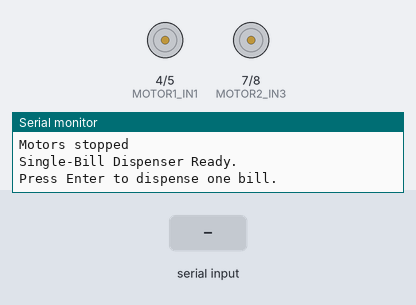
This sketch was run on a simulated Arduino Uno, built with avr-gcc and run on an emulated ATmega328P. On the bench: motor-driver pin pairs drawn as motors (green arrow = first pin HIGH = forward, orange = second pin HIGH = backward, longer = more drive, scaled by the enable pin), the last lines printed to the serial monitor. Inputs (shaded band) come from the test bench.

Above: at 1.2 s.
1.3 s: "1\n" received over Serial
At 1.52 s:
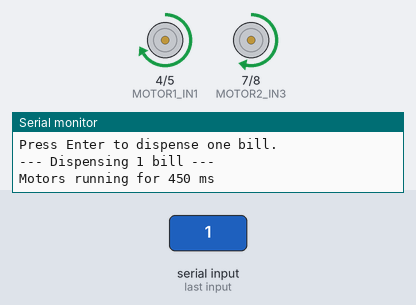
Timing chart, 0 to 4.3 s (numbered marks = the images above; inputs shaded):
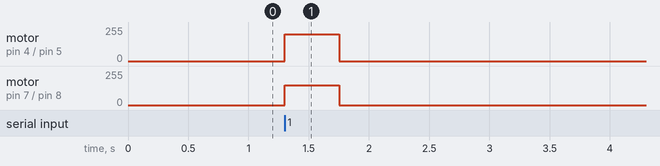

The sketch:

test_bill_dispenser.ino
```cpp
/*
  Single Bill Dispenser (Timing-Based Only)
  - No sensors
  - Motor runs for a precise time to dispense exactly 1 bill
*/

// Motor 1
const int MOTOR1_IN1 = 4;
const int MOTOR1_IN2 = 5;
const int MOTOR1_ENA = 6;

// Motor 2
const int MOTOR2_IN3 = 7;
const int MOTOR2_IN4 = 8;
const int MOTOR2_ENB = 9;

// Motor speeds
const int MOTOR1_SPEED = 200;
const int MOTOR2_SPEED = 150;

// Time needed to dispense exactly ONE bill
// Adjust this value (start around 350–600 ms)
const int SINGLE_DISPENSE_MS = 450;

void setup() {
  Serial.begin(9600);

  pinMode(MOTOR1_IN1, OUTPUT);
  pinMode(MOTOR1_IN2, OUTPUT);
  pinMode(MOTOR1_ENA, OUTPUT);
  pinMode(MOTOR2_IN3, OUTPUT);
  pinMode(MOTOR2_IN4, OUTPUT);
  pinMode(MOTOR2_ENB, OUTPUT);

  stopMotors();

  Serial.println("Single-Bill Dispenser Ready.");
  Serial.println("Press Enter to dispense one bill.");
}

void loop() {
  if (Serial.available() > 0) {
    char incomingByte = Serial.read();

    if (incomingByte == '\n') {
      dispenseOneBill();
    }
  }
}

void dispenseOneBill() {
  Serial.println("--- Dispensing 1 bill ---");

  // Run motors forward
  digitalWrite(MOTOR1_IN1, HIGH);
  digitalWrite(MOTOR1_IN2, LOW);
  analogWrite(MOTOR1_ENA, MOTOR1_SPEED);

  digitalWrite(MOTOR2_IN3, HIGH);
  digitalWrite(MOTOR2_IN4, LOW);
  analogWrite(MOTOR2_ENB, MOTOR2_SPEED);

  Serial.print("Motors running for ");
  Serial.print(SINGLE_DISPENSE_MS);
  Serial.println(" ms");

  delay(SINGLE_DISPENSE_MS);

  stopMotors();

  Serial.println("--- 1 bill dispensed ---");
}

void stopMotors() {
  digitalWrite(MOTOR1_IN1, LOW);
  digitalWrite(MOTOR1_IN2, LOW);
  analogWrite(MOTOR1_ENA, 0);

  digitalWrite(MOTOR2_IN3, LOW);
  digitalWrite(MOTOR2_IN4, LOW);
  analogWrite(MOTOR2_ENB, 0);

  Serial.println("Motors stopped");
}
```

Measured:
- after the input at 1.3 s, motor on pin 4 (MOTOR1_IN1) / pin 5 (MOTOR1_IN2): stopped → forward 200/255 at once, → stopped 0.45 s later; motor on pin 7 (MOTOR2_IN3) / pin 8 (MOTOR2_IN4): stopped → forward 150/255 at once, → stopped 0.45 s later
